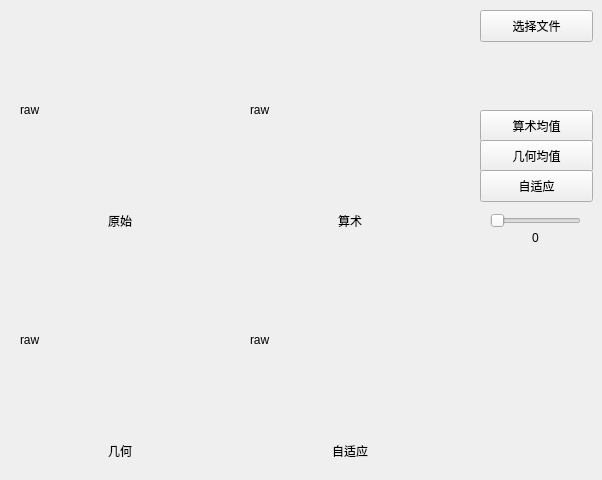
<?xml version="1.0" encoding="UTF-8"?>
<ui version="4.0">
 <class>MainWindow</class>
 <widget class="QMainWindow" name="MainWindow">
  <property name="windowModality">
   <enum>Qt::WindowModal</enum>
  </property>
  <property name="geometry">
   <rect>
    <x>0</x>
    <y>0</y>
    <width>602</width>
    <height>480</height>
   </rect>
  </property>
  <property name="windowTitle">
   <string>SLC</string>
  </property>
  <widget class="QWidget" name="centralwidget">
   <widget class="QPushButton" name="pushButton">
    <property name="geometry">
     <rect>
      <x>480</x>
      <y>10</y>
      <width>113</width>
      <height>32</height>
     </rect>
    </property>
    <property name="text">
     <string>选择文件</string>
    </property>
   </widget>
   <widget class="QPushButton" name="aa">
    <property name="geometry">
     <rect>
      <x>480</x>
      <y>110</y>
      <width>113</width>
      <height>32</height>
     </rect>
    </property>
    <property name="text">
     <string>算术均值</string>
    </property>
   </widget>
   <widget class="QPushButton" name="bb">
    <property name="geometry">
     <rect>
      <x>480</x>
      <y>140</y>
      <width>113</width>
      <height>32</height>
     </rect>
    </property>
    <property name="text">
     <string>几何均值</string>
    </property>
   </widget>
   <widget class="QPushButton" name="cc">
    <property name="geometry">
     <rect>
      <x>480</x>
      <y>170</y>
      <width>113</width>
      <height>32</height>
     </rect>
    </property>
    <property name="text">
     <string>自适应</string>
    </property>
   </widget>
   <widget class="QLabel" name="raw">
    <property name="geometry">
     <rect>
      <x>20</x>
      <y>10</y>
      <width>200</width>
      <height>200</height>
     </rect>
    </property>
    <property name="text">
     <string>raw</string>
    </property>
   </widget>
   <widget class="QLabel" name="a">
    <property name="geometry">
     <rect>
      <x>250</x>
      <y>10</y>
      <width>200</width>
      <height>200</height>
     </rect>
    </property>
    <property name="text">
     <string>raw</string>
    </property>
   </widget>
   <widget class="QLabel" name="b">
    <property name="geometry">
     <rect>
      <x>20</x>
      <y>240</y>
      <width>200</width>
      <height>200</height>
     </rect>
    </property>
    <property name="text">
     <string>raw</string>
    </property>
   </widget>
   <widget class="QLabel" name="c">
    <property name="geometry">
     <rect>
      <x>250</x>
      <y>240</y>
      <width>200</width>
      <height>200</height>
     </rect>
    </property>
    <property name="text">
     <string>raw</string>
    </property>
   </widget>
   <widget class="QLabel" name="raw_2">
    <property name="geometry">
     <rect>
      <x>20</x>
      <y>210</y>
      <width>200</width>
      <height>21</height>
     </rect>
    </property>
    <property name="text">
     <string>原始</string>
    </property>
    <property name="alignment">
     <set>Qt::AlignCenter</set>
    </property>
   </widget>
   <widget class="QLabel" name="raw_3">
    <property name="geometry">
     <rect>
      <x>250</x>
      <y>210</y>
      <width>200</width>
      <height>21</height>
     </rect>
    </property>
    <property name="text">
     <string>算术</string>
    </property>
    <property name="alignment">
     <set>Qt::AlignCenter</set>
    </property>
   </widget>
   <widget class="QLabel" name="raw_4">
    <property name="geometry">
     <rect>
      <x>20</x>
      <y>440</y>
      <width>200</width>
      <height>21</height>
     </rect>
    </property>
    <property name="text">
     <string>几何</string>
    </property>
    <property name="alignment">
     <set>Qt::AlignCenter</set>
    </property>
   </widget>
   <widget class="QLabel" name="raw_5">
    <property name="geometry">
     <rect>
      <x>250</x>
      <y>440</y>
      <width>200</width>
      <height>21</height>
     </rect>
    </property>
    <property name="text">
     <string>自适应</string>
    </property>
    <property name="alignment">
     <set>Qt::AlignCenter</set>
    </property>
   </widget>
   <widget class="QSlider" name="slider">
    <property name="geometry">
     <rect>
      <x>490</x>
      <y>210</y>
      <width>91</width>
      <height>22</height>
     </rect>
    </property>
    <property name="orientation">
     <enum>Qt::Horizontal</enum>
    </property>
   </widget>
   <widget class="QLabel" name="label">
    <property name="geometry">
     <rect>
      <x>490</x>
      <y>230</y>
      <width>91</width>
      <height>16</height>
     </rect>
    </property>
    <property name="text">
     <string>0</string>
    </property>
    <property name="alignment">
     <set>Qt::AlignCenter</set>
    </property>
   </widget>
  </widget>
 </widget>
 <resources/>
 <connections/>
</ui>
